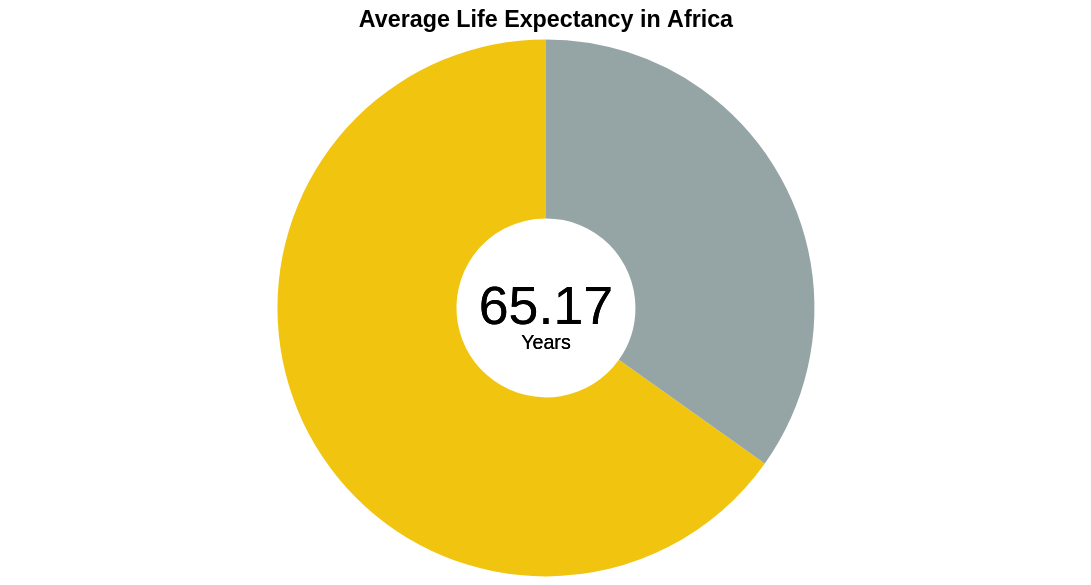

Here is the Vega-Lite specification saved for this chart:
### Vega-Lite specification from a JSON file in a GitHub repository (floating-point values rounded to 4 significant figures)
{"$schema": "https://vega.github.io/schema/vega-lite/v5.json", "width": 600, "config": {"view": {"stroke": null}}, "title": {"text": "Average Life Expectancy in Africa"}, "data": {"values": [{"Continent": "Africa", "Avg_LE": "65.16819855"}, {"Continent": "Remaining", "Avg_LE": "34.83180145"}]}, "layer": [{"mark": {"type": "arc", "innerRadius": 50}}, {"mark": {"type": "text", "text": "65.17", "fontSize": 30}, "encoding": {"color": {"value": "black"}}}, {"mark": {"type": "text", "text": "Years", "dy": 20}, "encoding": {"color": {"value": "black"}}}], "encoding": {"theta": {"field": "Avg_LE", "type": "quantitative"}, "color": {"field": "Continent", "type": "nominal", "legend": null, "scale": {"domain": ["Africa", "Remaining"], "range": ["#F1C40F", "#95A5A6"]}}, "tooltip": [{"field": "Continent", "type": "nominal", "title": "Continent"}, {"field": "Avg_LE", "type": "quantitative", "title": "Life Expectancy (years)", "format": ".2f"}]}}
